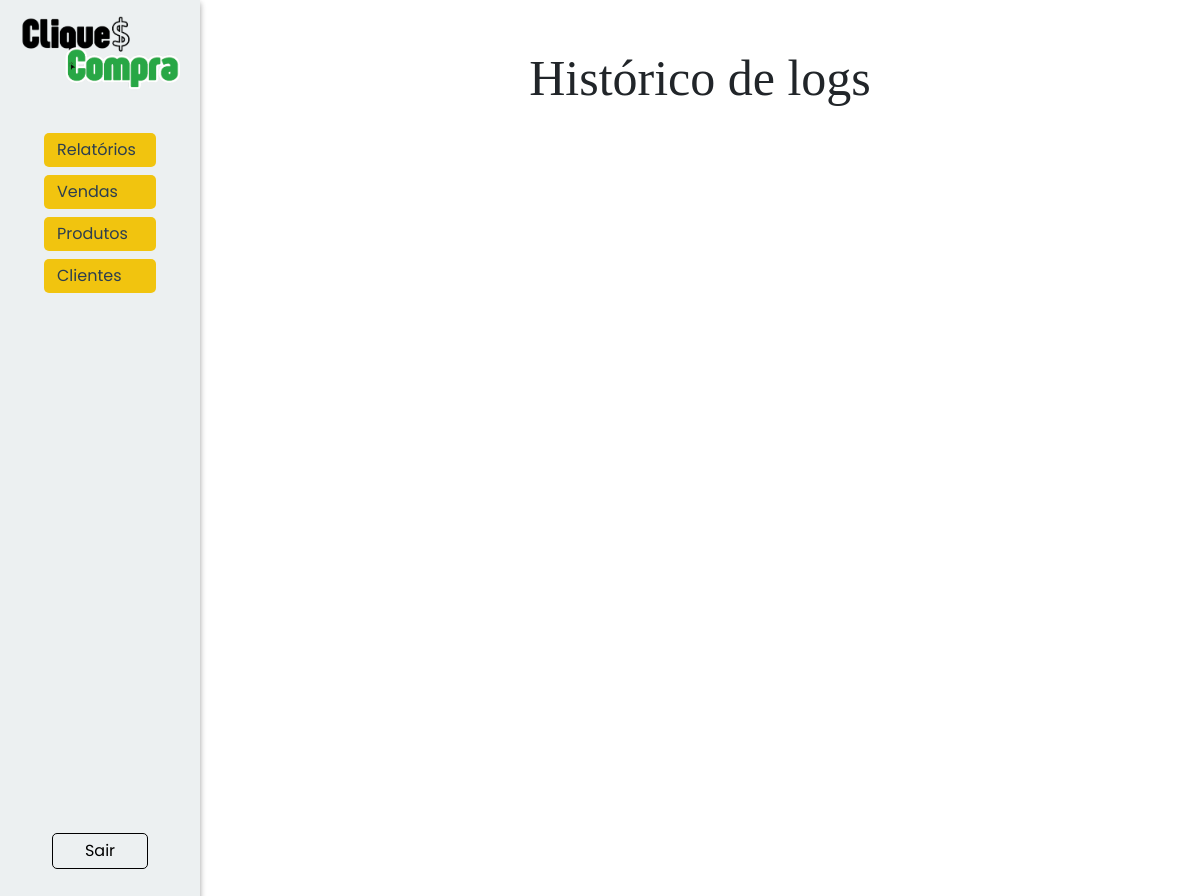
The app's page /relatorios/logs (signed in), older data.
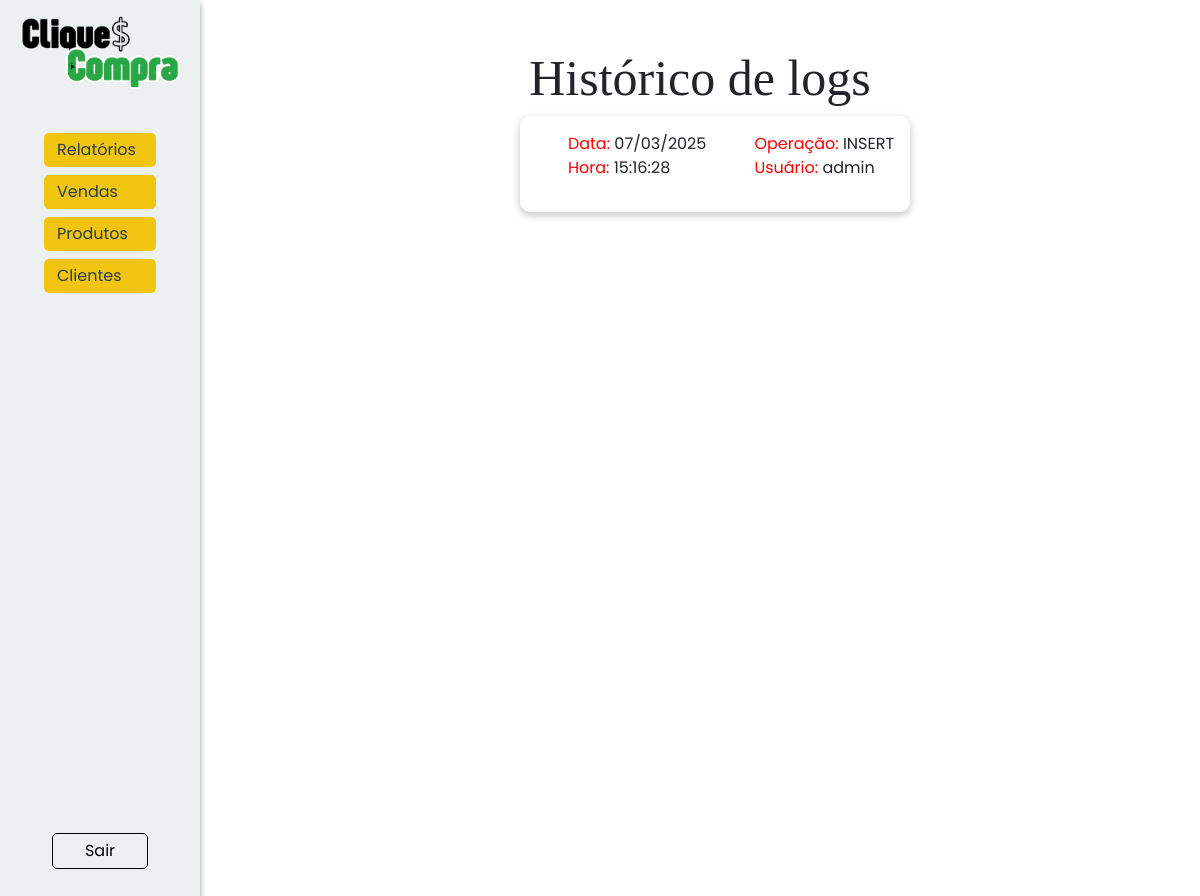
The same page, newer data.
### models/logvenda.py (models this page shows)
class LogVenda(Base):
    __tablename__ = 'tb_logs_vendas'
    log_id:Mapped[int] = mapped_column(primary_key=True, autoincrement=True)
    log_operacao:Mapped[str] = mapped_column(nullable=False)  # Pode ser 'INSERT', 'UPDATE' ou 'DELETE'
    log_id_venda:Mapped[int] = mapped_column(nullable=False)
    log_id_cliente:Mapped[int] = mapped_column(nullable=False)
    log_usuario:Mapped[str] = mapped_column(nullable=False)
    log_data_hora:Mapped[datetime] = mapped_column(nullable=False, default=datetime.utcnow)  # Data e hora da ação
    @classmethod
    def all(cls):
        sql = text(f"SELECT * FROM tb_logs_vendas")
        logs = session.execute(sql).fetchall()
        return logs

### controllers/relatorios.py (the view)
@relatorio_bp.route('/logs', methods=['GET', 'POST'])
@login_required
@role_required("admin")
def logs():
    logs = LogVenda.all()
    return render_template('relatorios/logs.html', logs = logs)

### controllers/clientes.py (called while the page is built)
@login_manager.user_loader
def load_user(user_id):
    return Cliente.find(id=user_id)

### models/clientes.py (called while the page is built, shortened)
    @classmethod
    def find(cls, **kwargs):
        if 'email' in kwargs:
            return session.query(cls).filter_by(cli_email=kwargs['email']).first() #SELECT * FROM tb_clientes WHERE cli_email = email
        elif 'id' in kwargs:
            return session.query(cls).filter_by(cli_id=kwargs['id']).first() #SELECT * FROM tb_clientes WHERE cli_id = id
        else:
            raise AttributeError('A busca deve ser feita por email ou id.')

### templates/relatorios/logs.html (shortened to what this page needs)
{% extends "model.html" %}
{% block head_extras %}
<link rel="stylesheet" href="{{ url_for('static', filename='style/model.css') }}">
<link rel="stylesheet" href="{{ url_for('static', filename='style/logs.css') }}">
{% endblock %}
{% block content %}
<nav class="nav-reg">
    <img src="../../static/assets/cliqueconta.png" alt="Logo do CliqueCompra">
    <div class="links">
        <div class="links-nav">
            {% if current_user.cli_tipo == 'admin' %}
            <div class="dropdown">
                <button class="dropdown-button" onclick="toggleDropdown('relatorios-menu')">
                    Relatórios
                </button>
            </div>
            <div class="dropdown">
                <button class="dropdown-button" onclick="toggleDropdown('vendas-menu')">
                    Vendas
                </button>
            </div>
            {% endif %}
            <div class="dropdown">
                {% if current_user.cli_tipo == 'admin' %}
                <button class="dropdown-button" onclick="toggleDropdown('produtos-menu')">
                    Produtos</button>
            </div>
                {% endif %}
            {% if current_user.cli_tipo == 'admin' %}
            <div class="dropdown">
                <button class="dropdown-button" onclick="toggleDropdown('clientes-menu')">
                    Clientes
                </button>
            </div>
            {% endif %}
        </div>
        <a class='sair' href="{{url_for('cliente.logout')}}">Sair</a>
    </div>
</nav>
<main>
    <h1>Histórico de logs</h1>
    <div class="logs">
        {% for log in logs %}
            <div class="log">
                <ul>
                    <li><span style="color: red;">Data:</span> {{ log.log_data_hora.split(' ')[0].split('-')[2]}}/{{log.log_data_hora.split(' ')[0].split('-')[1]}}/{{log.log_data_hora.split(' ')[0].split('-')[0]}} <li>
                    <li><span style="color: red;">Hora:</span> {{ log.log_data_hora.split(' ')[1] }}<li>
                </ul>
                <ul>
                    <li><span style="color: red;">Operação:</span> {{ log.log_operacao }}</li>
                    <li><span style="color: red;">Usuário:</span> {{ log.log_usuario }}</li>
                </ul>
            </div>
        {% endfor %}
    </div>
</main>
{% endblock %}

Row changes from the older to the newer data that the page shows:
added LogVenda: log_data_hora "07", log_data_hora "03", log_data_hora "2025", log_data_hora "15:16:28", log_operacao "INSERT", log_usuario "admin"
